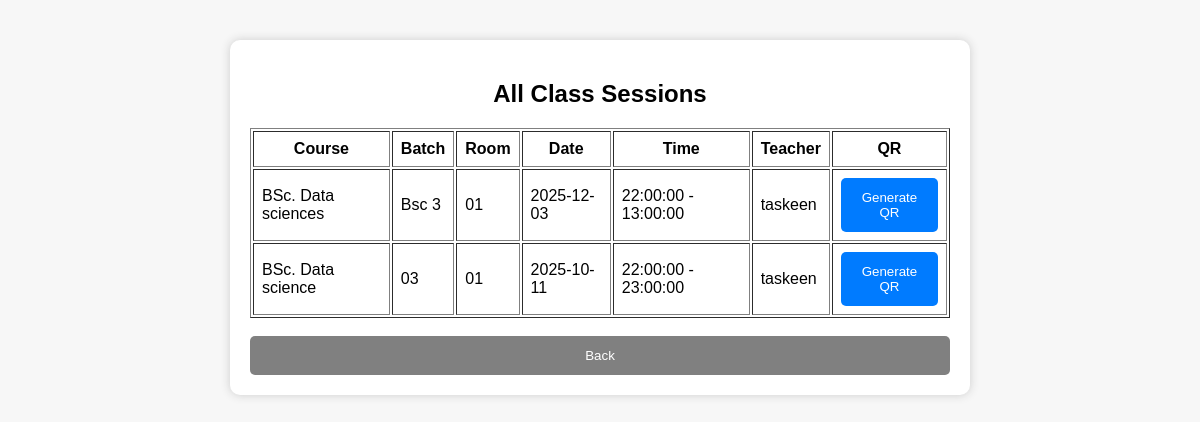
/admin/view_sessions (signed in), run on the app's committed database.
### app.py (models this page shows, shortened)
class ClassSession(db.Model):
    id = db.Column(db.Integer, primary_key=True)
    course = db.Column(db.String(50), nullable=False)
    batch = db.Column(db.String(50), nullable=False)
    room = db.Column(db.String(50), nullable=False)
    teacher_id = db.Column(db.Integer, db.ForeignKey("teacher.id"), nullable=False)
    date = db.Column(db.Date, nullable=False)
    start_time = db.Column(db.Time, nullable=False)
    end_time = db.Column(db.Time, nullable=False)
    teacher = db.relationship("Teacher", backref="sessions")

class Teacher(db.Model):
    id = db.Column(db.Integer, primary_key=True)
    name = db.Column(db.String(150), nullable=False)
    username = db.Column(db.String(50), unique=True, nullable=False)
    password_hash = db.Column(db.String(200), nullable=False)

### app.py (the view)
@app.route("/admin/view_sessions")
def admin_view_sessions():
    if not login_required("admin"):
        return redirect(url_for("login"))
    sessions = ClassSession.query.order_by(ClassSession.date.desc()).all()
    return render_template("view_sessions.html", sessions=sessions)

### app.py (called while the page is built)
def login_required(role: str) -> bool:
    return session.get("role") == role

### templates/view_sessions.html
{% extends "base.html" %}
{% block content %}
<h2>All Class Sessions</h2>
{% if sessions %}
<table border="1" width="100%" cellpadding="8">
    <tr>
        <th>Course</th>
        <th>Batch</th>
        <th>Room</th>
        <th>Date</th>
        <th>Time</th>
        <th>Teacher</th>
        <th>QR</th>
    </tr>
    {% for s in sessions %}
    <tr>
        <td>{{ s.course }}</td>
        <td>{{ s.batch }}</td>
        <td>{{ s.room }}</td>
        <td>{{ s.date }}</td>
        <td>{{ s.start_time }} - {{ s.end_time }}</td>
        <td>{{ s.teacher.name }}</td>
        <td>
            <a href="/admin/generate_qr/{{ s.id }}">
                <button>Generate QR</button>
            </a>
        </td>
    </tr>
    {% endfor %}
</table>
{% else %}
<p>No sessions available.</p>
{% endif %}
<br>
<a href="/admin/dashboard">
    <button style="background:gray;">Back</button>
</a>
{% endblock %}

### templates/base.html (shortened to what this page needs)
<!DOCTYPE html>
<html>
<head>
</head>
<body>
    <div class="container">
        {% block content %}{% endblock %}
    </div>
</body>
</html>

### templates/base.html (style rules this page uses)
body { font-family: Arial; background: #f7f7f7; margin: 0; padding: 0; }
.container { max-width: 700px; margin: 40px auto; background: white; padding: 20px; border-radius: 10px; box-shadow: 0 0 10px #ccc; }
h1, h2, h3 { text-align: center; }
button { padding: 12px; width: 100%; background: #007bff; border: none; color: white; border-radius: 5px; cursor: pointer; }

### data on the page
ClassSession: course "BSc. Data sciences", batch "Bsc 3", room "01", date "2025-12-03", start_time "22:00:00", end_time "13:00:00", teacher.name "taskeen"
ClassSession: course "BSc. Data science", batch "03", room "01", date "2025-10-11", start_time "22:00:00", end_time "23:00:00", teacher.name "taskeen"
